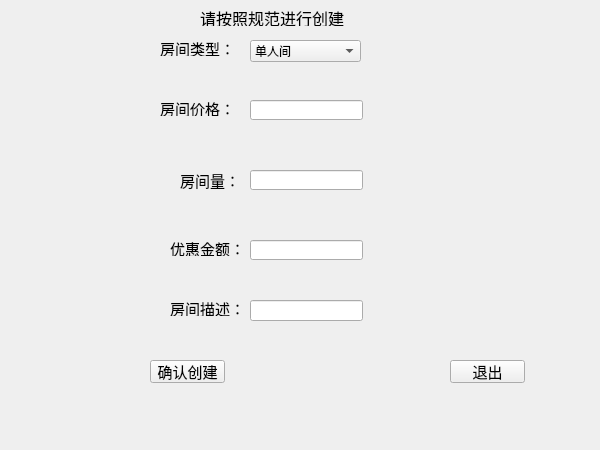
<?xml version="1.0" encoding="UTF-8"?>
<ui version="4.0">
 <class>newroomwindow</class>
 <widget class="QWidget" name="newroomwindow">
  <property name="geometry">
   <rect>
    <x>0</x>
    <y>0</y>
    <width>600</width>
    <height>450</height>
   </rect>
  </property>
  <property name="windowTitle">
   <string>Form</string>
  </property>
  <widget class="QPushButton" name="exitbutton">
   <property name="geometry">
    <rect>
     <x>450</x>
     <y>360</y>
     <width>75</width>
     <height>23</height>
    </rect>
   </property>
   <property name="font">
    <font>
     <family>华文行楷</family>
     <pointsize>11</pointsize>
    </font>
   </property>
   <property name="text">
    <string>退出</string>
   </property>
  </widget>
  <widget class="QLabel" name="label">
   <property name="geometry">
    <rect>
     <x>160</x>
     <y>40</y>
     <width>71</width>
     <height>16</height>
    </rect>
   </property>
   <property name="font">
    <font>
     <family>华文行楷</family>
     <pointsize>11</pointsize>
    </font>
   </property>
   <property name="text">
    <string>房间类型：</string>
   </property>
  </widget>
  <widget class="QLabel" name="label_2">
   <property name="geometry">
    <rect>
     <x>160</x>
     <y>100</y>
     <width>71</width>
     <height>16</height>
    </rect>
   </property>
   <property name="font">
    <font>
     <family>华文行楷</family>
     <pointsize>11</pointsize>
    </font>
   </property>
   <property name="text">
    <string>房间价格：</string>
   </property>
  </widget>
  <widget class="QLineEdit" name="roomprice">
   <property name="geometry">
    <rect>
     <x>250</x>
     <y>100</y>
     <width>113</width>
     <height>20</height>
    </rect>
   </property>
   <property name="font">
    <font>
     <family>华文行楷</family>
     <pointsize>11</pointsize>
    </font>
   </property>
  </widget>
  <widget class="QLabel" name="label_3">
   <property name="geometry">
    <rect>
     <x>180</x>
     <y>170</y>
     <width>61</width>
     <height>21</height>
    </rect>
   </property>
   <property name="font">
    <font>
     <family>华文行楷</family>
     <pointsize>11</pointsize>
    </font>
   </property>
   <property name="text">
    <string>房间量：</string>
   </property>
  </widget>
  <widget class="QLineEdit" name="roomsun">
   <property name="geometry">
    <rect>
     <x>250</x>
     <y>170</y>
     <width>113</width>
     <height>20</height>
    </rect>
   </property>
   <property name="font">
    <font>
     <family>华文行楷</family>
     <pointsize>11</pointsize>
    </font>
   </property>
  </widget>
  <widget class="QLabel" name="label_4">
   <property name="geometry">
    <rect>
     <x>170</x>
     <y>240</y>
     <width>71</width>
     <height>16</height>
    </rect>
   </property>
   <property name="font">
    <font>
     <family>华文行楷</family>
     <pointsize>11</pointsize>
    </font>
   </property>
   <property name="text">
    <string>优惠金额：</string>
   </property>
  </widget>
  <widget class="QLineEdit" name="discount">
   <property name="geometry">
    <rect>
     <x>250</x>
     <y>240</y>
     <width>113</width>
     <height>20</height>
    </rect>
   </property>
   <property name="font">
    <font>
     <family>华文行楷</family>
     <pointsize>11</pointsize>
    </font>
   </property>
  </widget>
  <widget class="QPushButton" name="create">
   <property name="geometry">
    <rect>
     <x>150</x>
     <y>360</y>
     <width>75</width>
     <height>23</height>
    </rect>
   </property>
   <property name="font">
    <font>
     <family>华文行楷</family>
     <pointsize>11</pointsize>
    </font>
   </property>
   <property name="text">
    <string>确认创建</string>
   </property>
  </widget>
  <widget class="QLabel" name="label_5">
   <property name="geometry">
    <rect>
     <x>170</x>
     <y>300</y>
     <width>71</width>
     <height>16</height>
    </rect>
   </property>
   <property name="font">
    <font>
     <family>华文行楷</family>
     <pointsize>11</pointsize>
    </font>
   </property>
   <property name="text">
    <string>房间描述：</string>
   </property>
  </widget>
  <widget class="QLineEdit" name="discription">
   <property name="geometry">
    <rect>
     <x>250</x>
     <y>300</y>
     <width>113</width>
     <height>21</height>
    </rect>
   </property>
   <property name="font">
    <font>
     <family>华文行楷</family>
     <pointsize>11</pointsize>
    </font>
   </property>
  </widget>
  <widget class="QLabel" name="label_7">
   <property name="geometry">
    <rect>
     <x>200</x>
     <y>10</y>
     <width>161</width>
     <height>16</height>
    </rect>
   </property>
   <property name="font">
    <font>
     <family>楷体</family>
     <pointsize>12</pointsize>
    </font>
   </property>
   <property name="text">
    <string>请按照规范进行创建</string>
   </property>
  </widget>
  <widget class="QComboBox" name="comboBox">
   <property name="geometry">
    <rect>
     <x>250</x>
     <y>40</y>
     <width>111</width>
     <height>22</height>
    </rect>
   </property>
   <item>
    <property name="text">
     <string>单人间</string>
    </property>
   </item>
   <item>
    <property name="text">
     <string>三人间</string>
    </property>
   </item>
   <item>
    <property name="text">
     <string>大床房</string>
    </property>
   </item>
   <item>
    <property name="text">
     <string>标准间</string>
    </property>
   </item>
   <item>
    <property name="text">
     <string>家庭房</string>
    </property>
   </item>
  </widget>
 </widget>
 <resources/>
 <connections>
  <connection>
   <sender>exitbutton</sender>
   <signal>clicked()</signal>
   <receiver>newroomwindow</receiver>
   <slot>close()</slot>
   <hints>
    <hint type="sourcelabel">
     <x>297</x>
     <y>231</y>
    </hint>
    <hint type="destinationlabel">
     <x>199</x>
     <y>149</y>
    </hint>
   </hints>
  </connection>
 </connections>
</ui>
